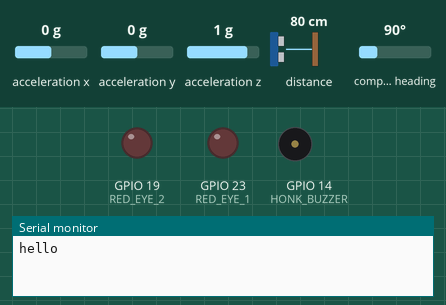
This sketch was run on a simulated ESP32. Shown: output pins drawn as LEDs (lit = HIGH), buzzer (waves = sounding), the last lines printed to the serial monitor. The inputs (shaded band) are chosen by the test bench; at power-on: acceleration x 0 g, acceleration z 1 g, acceleration y 0 g, distance to the obstacle 80 cm, compass heading 90°.

Above: at 1.3 s.
1.4 s: acceleration x set to -0.3 g
At 2.6 s:
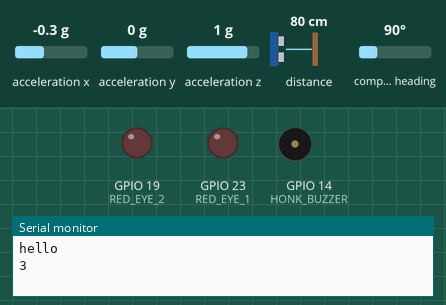
4.5 s: acceleration z set to 0.8 g
At 6.1 s:
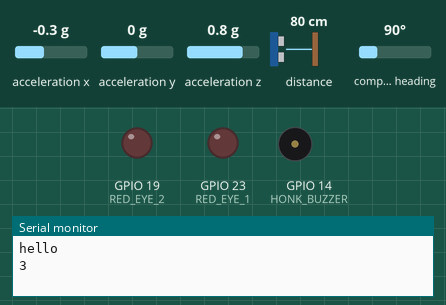
6.4 s: acceleration x set to -0.5 g
7.9 s: acceleration x set to -0.8 g
At 9.1 s:
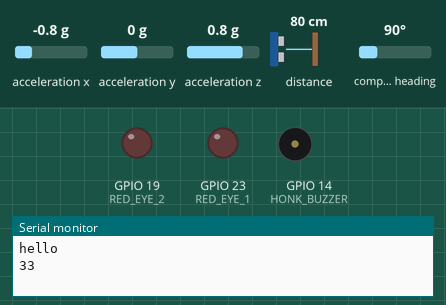
11.0 s: acceleration x set to 0 g
At 12.9 s:
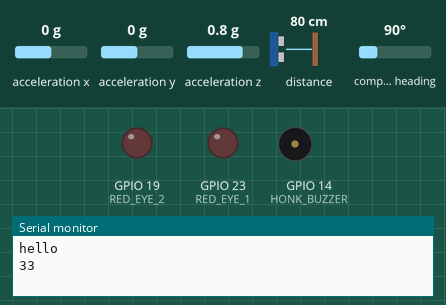
Timing chart, 0 to 14.0 s (numbered marks = the images above; inputs shaded):
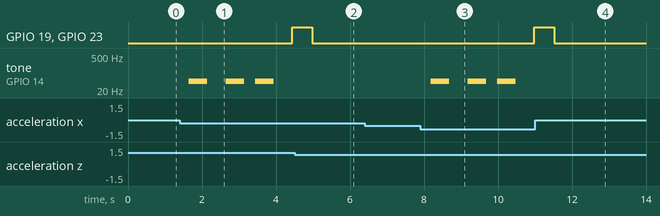

The sketch:

guardgoose_arduino.ino
```cpp
#include <Wire.h>
#include <Adafruit_Sensor.h>
#include <Adafruit_BNO055.h>
#include <VL53L1X.h>


// PINS
#define RED_EYE_1 23
#define RED_EYE_2 19
#define HONK_BUZZER 14


// default I2C pins on ESP32: GPIO 22 (SCL) and GPIO 21 (SDA) -> for TOF
// additional I2C pins
#define SDA_BNO //INSERT
#define SCL_BNO //INSERT

// address of ToF sensor: 0x52
// address of BNO sensor: 0x28

Adafruit_BNO055 bno;
VL53L1X tof;

void setup() {

  pinMode(RED_EYE_1, OUTPUT);
  pinMode (RED_EYE_2, OUTPUT);
  pinMode (HONK_BUZZER, OUTPUT);

  Serial.begin(9600);
  Serial.println("hello");
  Wire.begin();

  /* set up bno sensor */
  if (!bno.begin()) {
    Serial.println("BNO IS LOOSE");
    while(1){};
  }
  //calibrate bno
  //  uint8_t system, gyro, accel, mag = 0;
  //  bno.getCalibration(&system, &gyro, &accel, &mag);

  /* set up time of flight sensor */
  tof.setTimeout(500);
  if (!tof.init()) {
    Serial.println("TOF IS LOOSE");
    while(1);
  }
  // short distance mode
  tof.setDistanceMode(VL53L1X::Short);
  tof.setMeasurementTimingBudget(20000);
  tof.startContinuous(50);
}

float prev_xaccel, prev_yaccel, prev_zaccel =0;
float acceleration_threshold = 9.5; //CHANGE THIS
int prev_dist1, prev_dist2 = 500;

int dist_threshold = 200;
int avg_dist = 500;

bool device_on = true;
int appData = -1;

void loop() {
  if (Serial.available() > 0) {
    appData = Serial.read();
    // Serial.println(appData);
  }
  if (appData == 1) {
    device_on = true;
  } else if (appData == 0) {
    device_on = false;
  }

  if (device_on) {
    run_device();
  } else {
    redEyesOn(false);
  }

}

void run_device() {
  /* Laptop has been moved */
  // if the laptop screen is physically tilted (movement is detected), then red eyes and honking
  imu::Vector<3> accel_value = bno.getVector(Adafruit_BNO055::VECTOR_ACCELEROMETER);
  int acc_mag = sqrt(sq(accel_value.x()) + sq(accel_value.y()) + sq(accel_value.z()));

  /* Serial.print("accel values: ");
  Serial.print(accel_value.x());
  Serial.print(", ");
  Serial.print(accel_value.y());
  Serial.print(", ");
  Serial.println(accel_value.z());

  /*prev_xaccel = accel_value.x();
  prev_yaccel = accel_value.y();
  prev_zaccel = accel_value.z();*/

  /* Someone is approaching the laptop */
  int distance = tof.read();
  if (tof.timeoutOccurred()) { Serial.print(" TIMEOUT"); }
  /* Serial.print("distance (mm): ");
  Serial.println(distance); */

  avg_dist = (prev_dist1 + prev_dist2 + distance) / 3;
  prev_dist2 = prev_dist1;
  prev_dist1 = distance;

  /* check values and send alert if necessary */
  if (acc_mag>=acceleration_threshold){
    theftAlert();
  } else if (avg_dist < dist_threshold) {
    suspiciousAlert();
  } else {
    redEyesOn(false);
  }
  delay(500);

}

void suspiciousAlert() {
  Serial.print(2);
  redEyesOn(true);
}

void theftAlert() {
  Serial.print(3);
  tone(HONK_BUZZER, 45, 500);
  delay(1000);
  tone(HONK_BUZZER, 45, 500);
  delay(800);
  tone(HONK_BUZZER, 45, 500);
  delay(1000);
  redEyesOn(true);
}

void redEyesOn(bool on) {
  if (on) {
    digitalWrite(RED_EYE_1,HIGH);
    digitalWrite(RED_EYE_2,HIGH);
  }
  else {
    digitalWrite(RED_EYE_1,LOW);
    digitalWrite(RED_EYE_2,LOW);
  }
}
```

Measured:
- after the input at 1.4 s, GPIO 19 (RED_EYE_2), GPIO 23 (RED_EYE_1): LOW → HIGH after 3.0 s; tone on GPIO 14 (HONK_BUZZER): goes 45 Hz 0.50 s, silent 0.50 s, 45 Hz 0.50 s, silent 0.30 s, 45 Hz 0.50 s, then silent, starting after 0.24 s
- after the input at 4.5 s, GPIO 19 (RED_EYE_2), GPIO 23 (RED_EYE_1): HIGH → LOW after 0.47 s; tone on GPIO 14 (HONK_BUZZER): stays silent (without the input it goes to 45 Hz after 0.47 s)
- after the input at 6.4 s, every drawn part: stays the same
- after the input at 7.9 s, GPIO 19 (RED_EYE_2), GPIO 23 (RED_EYE_1): LOW → HIGH after 3.1 s; tone on GPIO 14 (HONK_BUZZER): goes 45 Hz 0.50 s, silent 0.50 s, 45 Hz 0.50 s, silent 0.30 s, 45 Hz 0.50 s, then silent, starting after 0.28 s
- after the input at 11.0 s, GPIO 19 (RED_EYE_2), GPIO 23 (RED_EYE_1): HIGH → LOW after 0.52 s; tone on GPIO 14 (HONK_BUZZER): stops changing and stays silent
